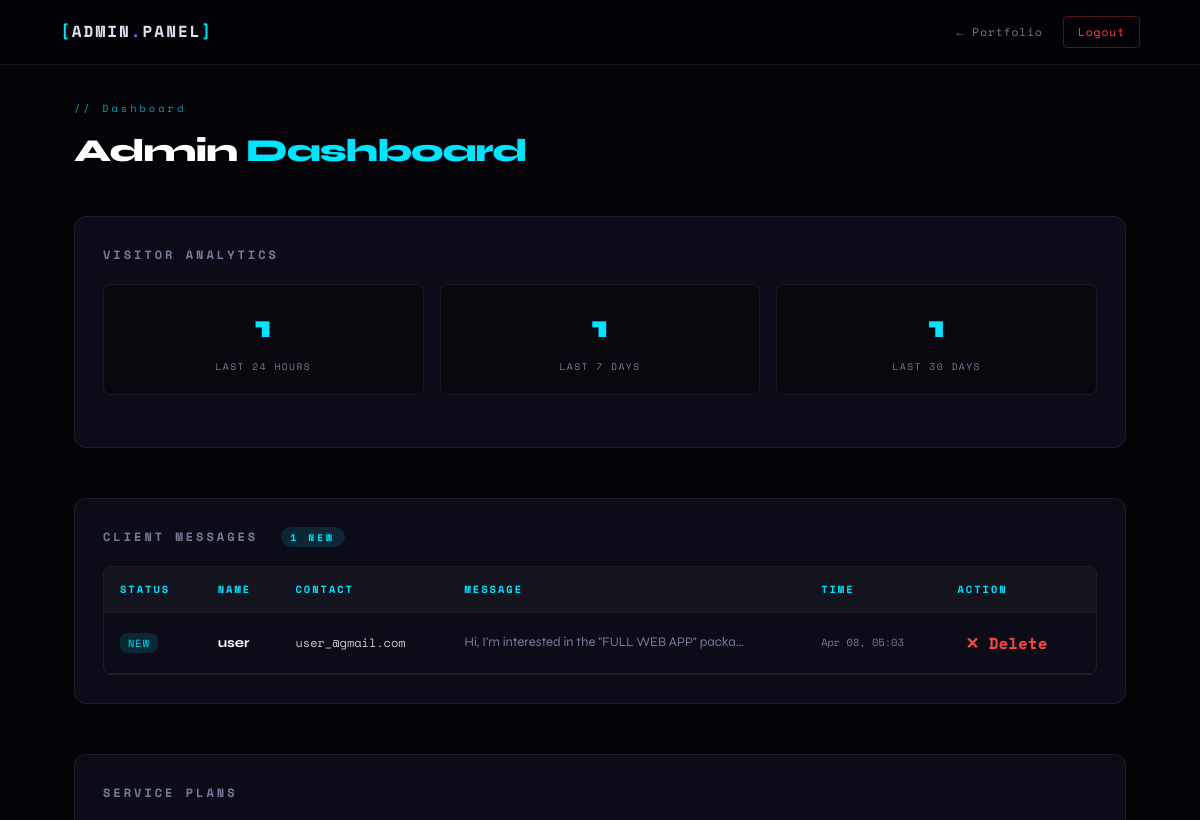
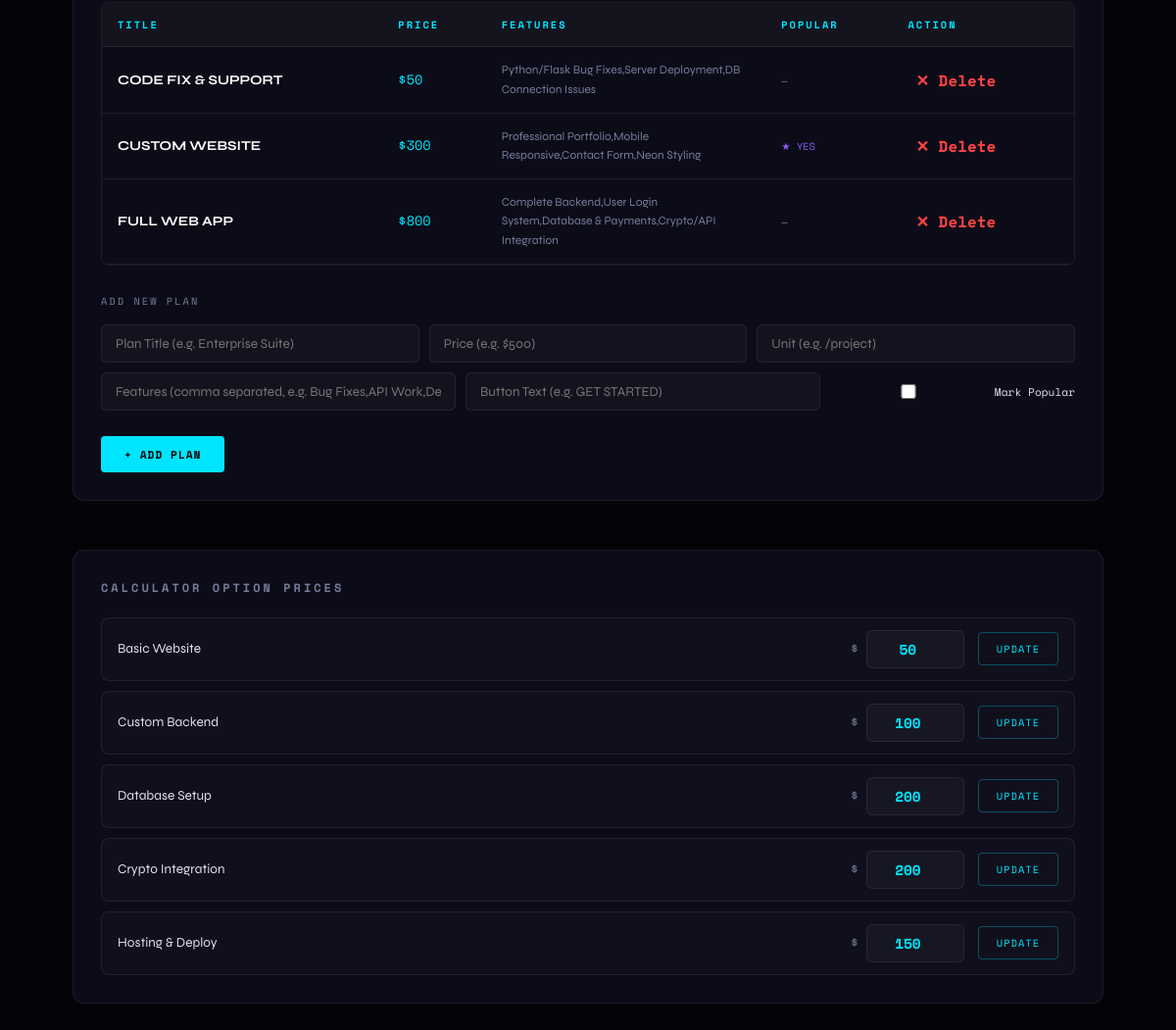
The page /admin (signed in) on the database its author committed (2 pictures, top to bottom).
### app.py (models this page shows)
class ContactMessage(db.Model):
    id           = db.Column(db.Integer, primary_key=True)
    name         = db.Column(db.String(100), nullable=False)
    contact_info = db.Column(db.String(150), nullable=False)
    message      = db.Column(db.Text, nullable=False)
    timestamp    = db.Column(db.DateTime, default=datetime.utcnow, index=True)
    replied      = db.Column(db.Boolean, default=False)
    replied_at   = db.Column(db.DateTime, nullable=True)
    reply_content = db.Column(db.Text, nullable=True)

class ServicePlan(db.Model):
    id         = db.Column(db.Integer, primary_key=True)
    title      = db.Column(db.String(100), nullable=False)
    price      = db.Column(db.String(50), nullable=False)
    unit       = db.Column(db.String(50), default='')
    features   = db.Column(db.Text, default='')
    is_popular = db.Column(db.Boolean, default=False)
    btn_text   = db.Column(db.String(50), default='SELECT')

class CalculatorOption(db.Model):
    id          = db.Column(db.Integer, primary_key=True)
    label       = db.Column(db.String(100), nullable=False)
    price_value = db.Column(db.Integer, nullable=False)

### app.py (the view)
@app.route('/admin')
@login_required
def admin_dashboard():
    messages     = ContactMessage.query.order_by(ContactMessage.timestamp.desc()).all()
    plans        = ServicePlan.query.all()
    calc_options = CalculatorOption.query.all()
    now         = datetime.utcnow()
    day_start   = now - timedelta(days=1)
    week_start  = now - timedelta(weeks=1)
    month_start = now - timedelta(days=30)
    stats = {
        'day':   Visitor.query.filter(Visitor.timestamp >= day_start).count(),
        'week':  Visitor.query.filter(Visitor.timestamp >= week_start).count(),
        'month': Visitor.query.filter(Visitor.timestamp >= month_start).count(),
    }
    return render_template('messages.html', messages=messages, stats=stats,
                           plans=plans, calc_options=calc_options)

### app.py (called while the page is built)
@login_manager.user_loader
def load_user(user_id):
    return db.session.get(User, int(user_id))

@app.before_request
def track_visitor():
    if request.endpoint == 'home' and 'visited' not in session:
        try:
            visitor_ip = request.headers.get('X-Forwarded-For', request.remote_addr)
            if visitor_ip:
                visitor_ip = visitor_ip.split(',')[0].strip()
            db.session.add(Visitor(ip_address=visitor_ip))
            db.session.commit()
            session['visited'] = True
        except Exception:
            db.session.rollback()

### templates/messages.html (shortened to what this page needs)
<!DOCTYPE html>
<html lang="en">
<head>
    <link rel="stylesheet" href="{{ url_for('static', filename='css/style.css') }}">
</head>
<body class="admin-body">
<nav class="navbar" style="position:fixed;top:0;left:0;width:100%;z-index:1000;">
    <div class="logo"><span class="logo-bracket">[</span>ADMIN<span class="logo-dot">.</span>PANEL<span class="logo-bracket">]</span></div>
    <div style="display:flex;align-items:center;gap:20px;">
        <a href="/" style="font-family:var(--mono);font-size:0.7rem;color:var(--muted);letter-spacing:1px;">← Portfolio</a>
        <a href="/logout" style="font-family:var(--mono);font-size:0.7rem;color:#ff4444;border:1px solid rgba(255,68,68,0.3);padding:6px 14px;border-radius:4px;letter-spacing:1px;transition:all 0.2s;"
           onmouseover="this.style.background='rgba(255,68,68,0.1)'" onmouseout="this.style.background='transparent'">Logout</a>
    </div>
</nav>
<div class="admin-container">
    <div style="margin-bottom:40px;">
        <div style="font-family:var(--mono);font-size:0.65rem;letter-spacing:3px;color:var(--cyan);margin-bottom:8px;opacity:0.7;">// Dashboard</div>
        <h1 style="font-size:2rem;font-weight:800;color:white;letter-spacing:-1px;">Admin <span style="color:var(--cyan);">Dashboard</span></h1>
    </div>
    <div class="admin-section">
        <h2>Visitor Analytics</h2>
        <div class="stat-cards">
            <div class="stat-card">
                <span class="big">{{ stats.day }}</span>
                <span class="lbl">Last 24 Hours</span>
            </div>
            <div class="stat-card">
                <span class="big">{{ stats.week }}</span>
                <span class="lbl">Last 7 Days</span>
            </div>
            <div class="stat-card">
                <span class="big">{{ stats.month }}</span>
                <span class="lbl">Last 30 Days</span>
            </div>
        </div>
    </div>
    <div class="admin-section">
        <h2>Client Messages
            <span style="font-size:0.6rem;color:var(--cyan);margin-left:12px;background:var(--cyan-dim);padding:3px 10px;border-radius:10px;">
                {{ messages | selectattr('replied', 'equalto', false) | list | length }} new
            </span>
        </h2>
        {% if messages %}
        <div class="table-wrapper">
            <table class="neon-table">
                <thead>
                    <tr>
                        <th>Status</th>
                        <th>Name</th>
                        <th>Contact</th>
                        <th>Message</th>
                        <th>Time</th>
                        <th>Action</th>
                    </tr>
                </thead>
                <tbody>
                    {% for msg in messages %}
                    <tr>
                        <td>
                            {% if msg.replied %}
                                <span style="color:#22c55e;font-family:var(--mono);font-size:0.65rem;letter-spacing:1px;">REPLIED</span>
                            {% else %}
                                <span style="color:var(--cyan);font-family:var(--mono);font-size:0.65rem;letter-spacing:1px;background:var(--cyan-dim);padding:2px 8px;border-radius:8px;">NEW</span>
                            {% endif %}
                        </td>
                        <td style="font-weight:700;color:white;">{{ msg.name }}</td>
                        <td style="font-family:var(--mono);font-size:0.75rem;">{{ msg.contact_info }}</td>
                        <td style="max-width:300px;">
                            <div style="overflow:hidden;text-overflow:ellipsis;white-space:nowrap;max-width:280px;color:var(--muted);font-size:0.82rem;" title="{{ msg.message }}">
                                {{ msg.message }}
                            </div>
                        </td>
                        <td style="font-family:var(--mono);font-size:0.65rem;color:var(--muted);white-space:nowrap;">
                            {{ msg.timestamp.strftime('%b %d, %H:%M') }}
                        </td>
                        <td>
                            <form action="/admin/delete_msg/{{ msg.id }}" method="POST"
                                  onsubmit="return confirm('Delete this message from {{ msg.name }}?');"
                                  style="display:inline;">
                                <button type="submit" class="btn-del-plan" title="Delete message">✕ Delete</button>
                            </form>
                        </td>
                    </tr>
                    {% endfor %}
                </tbody>
            </table>
        </div>
        {% else %}
            <p style="color:var(--muted);font-family:var(--mono);font-size:0.8rem;padding:20px 0;">No messages yet.</p>
        {% endif %}
    </div>
    <div class="admin-section">
        <h2>Service Plans</h2>
        <div class="table-wrapper" style="margin-bottom:28px;">
            <table class="neon-table">
                <thead>
                    <tr>
                        <th>Title</th>
                        <th>Price</th>
                        <th>Features</th>
                        <th>Popular</th>
                        <th>Action</th>
                    </tr>
                </thead>
                <tbody>
                    {% for plan in plans %}
                    <tr>
                        <td style="font-weight:700;color:white;">{{ plan.title }}</td>
                        <td style="color:var(--cyan);font-family:var(--mono);">{{ plan.price }}</td>
                        <td style="font-size:0.75rem;color:var(--muted);max-width:200px;">{{ plan.features[:80] }}{% if plan.features|length > 80 %}...{% endif %}</td>
                        <td>
                            {% if plan.is_popular %}
                                <span style="color:var(--violet);font-family:var(--mono);font-size:0.65rem;">★ YES</span>
                            {% else %}
                                <span style="color:var(--muted);font-family:var(--mono);font-size:0.65rem;">—</span>
                            {% endif %}
                        </td>
                        <td>
                            <form action="/admin/delete_plan/{{ plan.id }}" method="POST"
                                  onsubmit="return confirm('Delete plan: {{ plan.title }}?');"
                                  style="display:inline;">
                                <button type="submit" class="btn-del-plan">✕ Delete</button>
                            </form>
                        </td>
                    </tr>
                    {% endfor %}
                </tbody>
            </table>
        </div>
        <div style="font-family:var(--mono);font-size:0.65rem;letter-spacing:2px;color:var(--muted);margin-bottom:16px;text-transform:uppercase;">Add New Plan</div>
        <form action="/admin/add_plan" method="POST">
            <div class="form-row">
                <input name="title" placeholder="Plan Title (e.g. Enterprise Suite)" required
                       style="flex:1;background:rgba(255,255,255,0.03);border:1px solid var(--border);color:var(--text);padding:10px 14px;border-radius:6px;font-family:var(--sans);font-size:0.85rem;outline:none;">
                <input name="price" placeholder="Price (e.g. $500)" required
                       style="width:160px;background:rgba(255,255,255,0.03);border:1px solid var(--border);color:var(--text);padding:10px 14px;border-radius:6px;font-family:var(--sans);font-size:0.85rem;outline:none;">
                <input name="unit" placeholder="Unit (e.g. /project)"
                       style="width:160px;background:rgba(255,255,255,0.03);border:1px solid var(--border);color:var(--text);padding:10px 14px;border-radius:6px;font-family:var(--sans);font-size:0.85rem;outline:none;">
            </div>
            <div class="form-row" style="align-items:center;">
                <input name="features" placeholder="Features (comma separated, e.g. Bug Fixes,API Work,Deployment)" required
                       style="flex:1;background:rgba(255,255,255,0.03);border:1px solid var(--border);color:var(--text);padding:10px 14px;border-radius:6px;font-family:var(--sans);font-size:0.85rem;outline:none;">
                <input name="btn_text" placeholder="Button Text (e.g. GET STARTED)"
                       style="width:200px;background:rgba(255,255,255,0.03);border:1px solid var(--border);color:var(--text);padding:10px 14px;border-radius:6px;font-family:var(--sans);font-size:0.85rem;outline:none;">
                <label style="color:var(--text);font-family:var(--mono);font-size:0.7rem;display:flex;align-items:center;gap:8px;white-space:nowrap;padding:10px 0;">
                    <input type="checkbox" name="is_popular" style="accent-color:var(--violet);width:15px;height:15px;"> Mark Popular
                </label>
            </div>
            <button type="submit" class="btn-add">+ ADD PLAN</button>
        </form>
    </div>
    <div class="admin-section">
        <h2>Calculator Option Prices</h2>
        <div style="display:flex;flex-direction:column;gap:10px;">
            {% for opt in calc_options %}
            <form action="/admin/update_calc" method="POST"
                  style="display:flex;align-items:center;gap:14px;flex-wrap:wrap;padding:12px 16px;background:rgba(255,255,255,0.02);border:1px solid var(--border);border-radius:8px;">
                <span style="flex:1;min-width:180px;color:var(--text);font-size:0.85rem;">{{ opt.label }}</span>
                <div style="display:flex;align-items:center;gap:8px;">
                    <span style="color:var(--muted);font-family:var(--mono);font-size:0.8rem;">$</span>
                    <input type="number" name="price_value" value="{{ opt.price_value }}" min="0"
                           style="width:100px;background:rgba(255,255,255,0.03);border:1px solid var(--border);color:var(--cyan);padding:8px 12px;border-radius:6px;font-family:var(--mono);font-size:0.9rem;font-weight:700;outline:none;text-align:center;">
                </div>
                <button type="submit"
                        style="background:transparent;border:1px solid rgba(0,229,255,0.3);color:var(--cyan);padding:8px 18px;border-radius:4px;font-family:var(--mono);font-size:0.65rem;letter-spacing:1px;cursor:pointer;transition:all 0.2s;"
                        onmouseover="this.style.background='var(--cyan-dim)'" onmouseout="this.style.background='transparent'">UPDATE</button>
            </form>
            {% endfor %}
        </div>
    </div>
</div>
</body>
</html>

### static/css/style.css (style rules this page uses)
:root { --bg: #040408; --bg2: #08080f; --card: #0c0c18; --card-hover: #111128; --border: rgba(255,255,255,0.07); --border-hover: rgba(0,229,255,0.3); --cyan: #00e5ff; --cyan-dim: rgba(0,229,255,0.12); --violet: #8b5cf6; --violet-dim: rgba(139,92,246,0.12); --text: #e0e0f0; --muted: #7a7a9a; --mono: 'Space Mono', monospace; --sans: 'Syne', sans-serif; }
*, *::before, *::after { box-sizing: border-box; margin: 0; padding: 0; }
html { scroll-behavior: smooth; font-size: 16px; }
body { font-family: var(--sans); background: var(--bg); color: var(--text); overflow-x: hidden; line-height: 1.6; }
a { text-decoration: none; color: inherit; }
button { cursor: pointer; font-family: var(--mono); }
.navbar { display: flex; justify-content: space-between; align-items: center; padding: 16px 5%; position: fixed; top: 0; left: 0; width: 100%; z-index: 1000; background: rgba(4,4,8,0.85); backdrop-filter: blur(20px); -webkit-backdrop-filter: blur(20px); border-bottom: 1px solid var(--border); transition: padding 0.3s ease; }
.logo { font-family: var(--mono); font-size: 1rem; font-weight: 700; letter-spacing: 2px; color: var(--text); }
.logo-bracket { color: var(--cyan); }
.logo-dot { color: var(--violet); }
.admin-body { background: var(--bg); }
.admin-container { max-width: 1100px; margin: 0 auto; padding: 100px 24px 60px; }
.admin-section { margin-bottom: 50px; background: var(--card); padding: 28px; border: 1px solid var(--border); border-radius: 12px; }
.admin-section h2 { font-family: var(--mono); font-size: 0.75rem; letter-spacing: 3px; color: var(--muted); text-transform: uppercase; margin-bottom: 20px; }
.table-wrapper { overflow-x: auto; border-radius: 8px; border: 1px solid var(--border); }
.neon-table { width: 100%; border-collapse: collapse; min-width: 600px; }
.neon-table th, .neon-table td { padding: 14px 16px; text-align: left; border-bottom: 1px solid var(--border); font-size: 0.85rem; }
.neon-table th { color: var(--cyan); font-family: var(--mono); font-size: 0.65rem; letter-spacing: 2px; text-transform: uppercase; background: rgba(255,255,255,0.03); }
.neon-table td { color: #ccc; }
.btn-add { background: var(--cyan); color: #000; border: none; padding: 10px 24px; font-weight: 700; font-family: var(--mono); font-size: 0.7rem; letter-spacing: 1px; margin-top: 16px; border-radius: 4px; transition: all 0.2s; }
.btn-del-plan { background: none; border: none; color: #ff4444; cursor: pointer; font-weight: 700; font-size: 1rem; padding: 4px 8px; }
.form-row { display: flex; gap: 10px; margin-bottom: 10px; flex-wrap: wrap; }
.form-row input { flex: 1; min-width: 160px; }
.stat-cards { display: grid; grid-template-columns: repeat(3, 1fr); gap: 16px; margin-bottom: 24px; }
.stat-card { background: var(--bg2); border: 1px solid var(--border); border-radius: 8px; padding: 16px; text-align: center; }
.stat-card .big { font-size: 2rem; font-weight: 800; color: var(--cyan); display: block; }
.stat-card .lbl { font-family: var(--mono); font-size: 0.6rem; color: var(--muted); letter-spacing: 1.5px; text-transform: uppercase; }

### rows shown on the page
ContactMessage: replied "NEW", name "user", contact_info "user_@gmail.com", message "Hi, I'm interested in the \"FULL WEB APP\" packa…", timestamp "Apr 08, 05:03"
ServicePlan: title "CODE FIX & SUPPORT", price "$50", features "Python/Flask Bug Fixes,Server Deployment,DB Connection Issues"
ServicePlan: title "CUSTOM WEBSITE", price "$300", features "Professional Portfolio,Mobile Responsive,Contact Form,Neon Styling", is_popular "★ YES"
ServicePlan: title "FULL WEB APP", price "$800", features "Complete Backend,User Login System,Database & Payments,Crypto/API Integration"
CalculatorOption: label "Basic Website", price_value "50"
CalculatorOption: label "Custom Backend", price_value "100"
CalculatorOption: label "Database Setup", price_value "200"
CalculatorOption: label "Crypto Integration", price_value "200"
CalculatorOption: label "Hosting & Deploy", price_value "150"

### other values the page prints
{{ stats.day }} "1"
{{ stats.week }} "1"
{{ stats.month }} "1"
{{ messages | selectattr('replied', 'equalto', false) | list | length }} "1"
